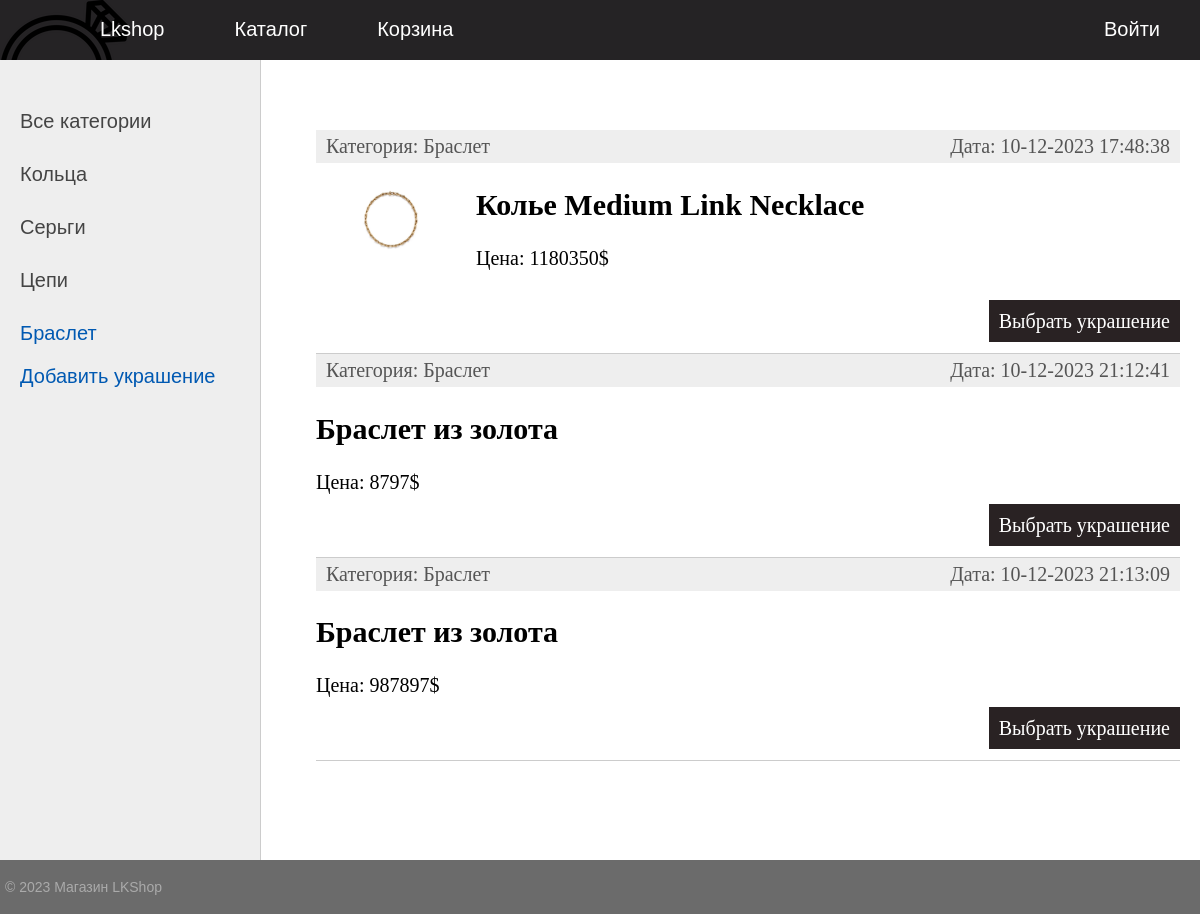
Page /category/1/ on the committed database.
### product/models.py (models this page shows, shortened)
class Category(models.Model):
    name = models.CharField(max_length=100, db_index= True, verbose_name="Категория")
    slug = models.SlugField(verbose_name='URL', max_length=255, unique=True, db_index=True)
    def __str__(self):
        return self.name
    def get_absolute_url(self):
        return reverse('category', kwargs={'cat_slug': self.slug})
    class Meta:
        verbose_name = 'Категория'
        verbose_name_plural = 'Категории'
        ordering =['id']

class Product(models.Model):
    name = models.CharField(max_length=255, verbose_name='Название')
    slug = models.SlugField(verbose_name='URL', max_length=255, unique=True, db_index=True)
    cost = models.IntegerField()
    articul = models.IntegerField()
    weight = models.FloatField(default=10, verbose_name='Вес')
    material = models.CharField(max_length=100, null=True, verbose_name='Материал')
    description = models.TextField(blank=True, verbose_name='Описание')
    photo = models.ImageField(upload_to="photos/%Y/%m/%d/", verbose_name='Фото')
    time_create = models.DateTimeField(auto_now_add=True, verbose_name='Время создания')
    time_update = models.DateTimeField(auto_now=True)
    is_published = models.BooleanField(default=True, verbose_name='Публикация')
    cat = models.ForeignKey('Category', on_delete=models.PROTECT, null = True)
    def get_absolute_url(self):
        return reverse('jewelry', kwargs={'jewelry_slug': self.slug})
    class Meta:
        verbose_name = 'Украшения'
        verbose_name_plural = 'Украшения'
        ordering =['time_create', 'name']

### product/views.py (the view)
# urls.py: path('category/<slug:cat_slug>/', ProductCategory.as_view(), name='category'),
class ProductCategory(DataMixin, ListView):
    model = Product
    template_name = 'product/index.html'
    context_object_name = 'jewelries'
    allow_empty = False
    def get_queryset(self):
        return Product.objects.filter(cat__slug=self.kwargs['cat_slug'], is_published=True)
    def get_context_data(self, *, object_list=None, **kwargs):
        context = super().get_context_data(**kwargs)
        c_def = self.get_user_context(name='Категория - ' + str(context['jewelries'][0].cat),
                                      cat_selected=context['jewelries'][0].cat_id)
        return dict(list(context.items()) + list(c_def.items()))

### product/utils.py (called while the page is built)
    def get_user_context(self, **kwargs):
        context = kwargs
        cats = Category.objects.all()
        context['menu'] = menu
        context['cats']=cats
        if 'cat_selected' not in context:
            context['cat_selected'] = 0
        return context

### product/templates/product/index.html (shortened to what this page needs)
{% extends 'product/base.html' %}
{% block content %}
<ul class="list-articles">
	{% for j in jewelries %}
			<li><div class="article-panel">
	<p class="first">Категория: {{j.cat}}</p>
	<p class="last">Дата: {{j.time_update|date:"d-m-Y H:i:s"}}</p>
</div>
{% if j.photo %}
	<p><img class="img-article-left thumb" src="{{j.photo.url}}"></p>
{% endif %}
					<h2>{{j.name}}</h2>
		{% autoescape on %}
		<p> Цена: {{j.cost}}$</p>
		{% endautoescape %}
				<p class="link-read-post"><a href="{{ j.get_absolute_url }}">Выбрать украшение</a></p>
				</li>
		{% endfor %}
</ul>
{% endblock %}

### product/templates/product/base.html (shortened to what this page needs)
{% load static %}
<!DOCTYPE html>
<html lang="en">
<head>
    <link type="text/css" href="{% static 'product/css/styles.css' %}" rel="stylesheet" />
</head>
<body>
{% block mainmenu %}
 <div class="header">
			<ul id="mainmenu" class="mainmenu">
			<li class="logo"><a href="#"><div class="logo">
				<img src="../../static/product/images/icon.ico" id="Home_Icon"/>
			</div></a></li>
{% for m in menu %}
	{% if not forloop.last %}
			<li><a href="#">{{m.title}}</a></li>
	{% else %}
			<li class="last"><a href="#">{{m.title}}</a></li>
	{% endif %}
{% endfor %}
			</ul>
		</div>
{% endblock mainmenu %}
<table class="table-content" border=0 cellpadding="0" cellspacing="0">
<tr>
	<td valign="top" class="left-chapters">
	<ul id="leftchapters">
{% if cat_selected == 0 %}
		<li class="selected">Все категории</li>
{% else %}
		<li><a href="{% url 'home' %}">Все категории</a></li>
{% endif %}
{% for c in cats %}
	{% if c.pk == cat_selected %}
		<li class="selected">{{c.name}}</li>
	{% else %}
		<li><a href="{{ c.get_absolute_url }}">{{c.name}}</a></li>
	{% endif %}
{% endfor %}
		<p><a href="{% url 'addjewelry' %}">Добавить украшение</a></p>
	</ul>
</td>
<td valign="top" class="content">
	<div class="content-text">
{% block content %}
{% endblock %}
	</div>
</td></tr></table>
<tr><td valign=top>
	<div id="footer">
		<p>&copy; 2023 Магазин LKShop</p>
	</div>
</td></tr></table>
</body>
</html>

### product/static/product/css/styles.css (style rules this page uses)
html, body { font-family: 'Arial'; margin: 0; padding: 0; height: 100%; width: 100%; color: #444; }
a { color: #0059b2; text-decoration: none; }
img { max-width: 600px; height: auto; }
img.img-article-left { max-width: 300px; height: auto; float: left; padding: 0 10px 10px 0; }
img.img-article-left.thumb { max-width: 150px; height: auto; }
p.link-read-post { text-align: right; }
p.link-read-post a { padding: 10px; min-width: 100px; background: #292223; color: #fff; text-decoration: none; }
div.article-panel { background: #eee; padding: 5px 10px 5px 10px; box-sizing: border-box; overflow: hidden; color: #555; }
div.article-panel p.first { margin: 0; float: left; }
div.article-panel p.last { margin: 0; float: right; }
ul.list-articles { list-style: none; margin: 0; padding: 0; }
ul.list-articles li { border-bottom: 1px solid #ccc; }
.header { background: #252325; height: 60px; }
.logo { background: url('../images/logo.png') no-repeat 10px 5px; width: 70px; height: 60px; }
ul.mainmenu { list-style: none; margin: 0; padding: 0; height: 60px; color: #fdc073; font-size: 20px; overflow: hidden; }
ul.mainmenu li { float: left; margin: 18px 40px 0 30px; }
ul.mainmenu li.logo { margin: 0; }
ul.mainmenu li.last { float: right; }
ul.mainmenu li a { color: #ffffff; text-decoration: none; }
.table-content { width: 100%; min-height: 100%; height: 100%; }
.left-chapters { margin: 0; background: #eee; border-right: 1px solid #ccc; min-height: 100%; }
.left-chapters ul { width: 230px; min-height: 100%; margin: 0; padding: 20px 10px 10px 20px; list-style: none; font-size: 20px; }
.left-chapters ul li { margin: 30px 0 0 0; color: #999; }
.left-chapters ul li.selected { color: #0059b2; }
.left-chapters ul li a { color: #444; text-decoration: none; }
.content { padding: 40px 20px 20px 40px; width: 100%; box-sizing: border-box; }
.content-text { margin: 30px 0 0 15px; color: #000; font-size: 20px; font-family: Yandex Sans Display Light; }
#footer { box-sizing: border-box; background: #6B6B6B; padding: 5px; color: #aaa; font-size: 14px; font-family: Verdana, Geneva, Arial, Helvetica; text-align: left; overflow: hidden; }

### rows in the picture
Category: name "Кольца"
Category: name "Серьги"
Category: name "Цепи"
Category: name "Браслет"
Product: cat "Браслет", time_update "10-12-2023 17:48:38", photo (picture), name "Колье Medium Link Necklace", cost "1180350"
Product: cat "Браслет", time_update "10-12-2023 21:12:41", name "Браслет из золота", cost "8797"
Product: cat "Браслет", time_update "10-12-2023 21:13:09", name "Браслет из золота", cost "987897"

### other values in the picture
{{ m.title }} "Lkshop" "Каталог" "Корзина"
{{ m.title }} "Войти"
